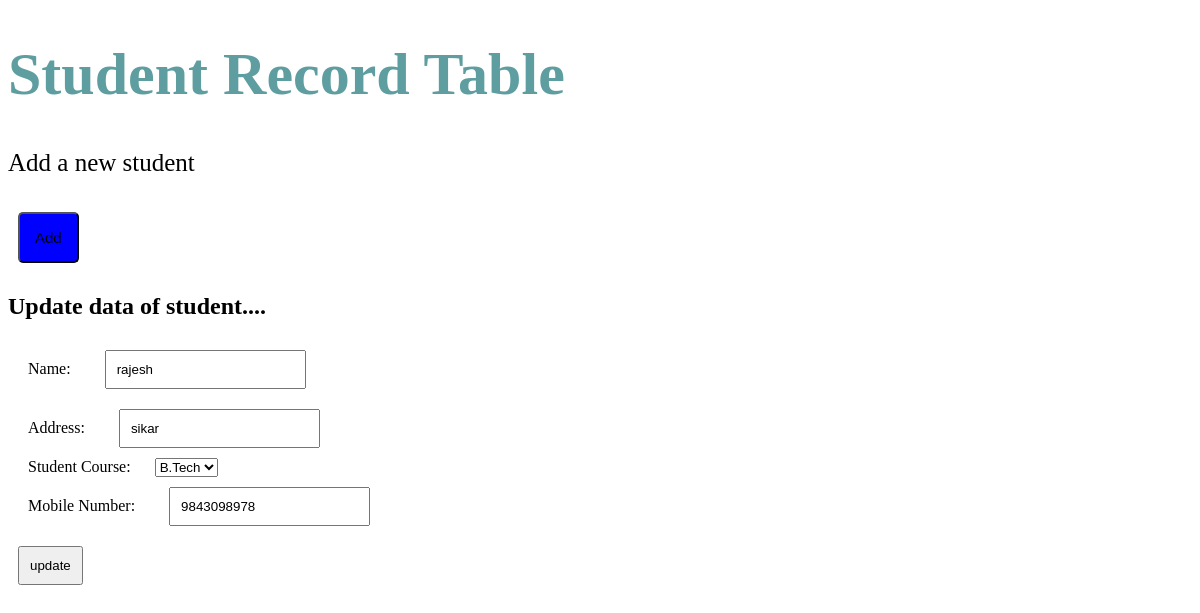
Page /crud/update.php?id=1 on the committed database.
### tables this page shows
CREATE TABLE `student` (
  `s_id` int(10) NOT NULL,
  `s_name` varchar(20) NOT NULL,
  `s_address` varchar(50) NOT NULL,
  `s_class` int(10) NOT NULL,
  `s_contact` varchar(10) NOT NULL
);

### crud/update.php (the view, shortened to what this page needs)
<?php
   include('header.php') ;
   $id =intval($_GET['id']);
   $sqlconnection =mysqli_connect("localhost","root","","crud") or die("connection failed");
   $sql ="select * from student_class";
   $result =mysqli_query($sqlconnection,$sql)  or die("query unsuccessful.");
   $sql1 ="select * from student where s_id=$id" ;
   $ans =mysqli_query($sqlconnection,$sql1) or die("query unsuccesful") ;
   if($row1=mysqli_fetch_array($ans)){
       $name=$row1['s_name'];
       $address =$row1['s_address'];
       $contact =$row1['s_contact'] ;
   }
?>
<!DOCTYPE html>
<html lang="en">
<head>
</head>
<body>
    <h2>Update data of student....</h2>
        <form action="save_update.php?id=<?php echo $id;?>" method="post">
            <label for="name">Name:</label>
                <input type="text" name ="name" value="<?php echo "$name" ;?>"><br>
            <label for="address">Address:</label>
                <input type="text" name ="address" value="<?php echo "$address"; ?>"><br>
            <label for="course">Student Course:</label>
            <select name="class" id="">
            <?php
                while($row =mysqli_fetch_array($result))
                {
                ?>
                    <option value="<?php echo $row['c_id'];?>">
                        <?php echo $row['c_name'] ; ?>
                        </option>
                <?php
                  }
               ?>
               </select> <br>
            <label for="contact">Mobile Number:</label>
                <input type="text" name ="contact" value="<?php echo "$contact" ;?>"> <br>
            <input type="submit" value ="update" name ="update">
        </form>
</body>
</html>

### crud/update.php (style rules this page uses)
label ,input { padding :10px ; margin :10px ; }

### rows in the picture
student: name "rajesh", address "sikar", contact "9843098978"

### other values in the picture
form field class "B.Tech"
